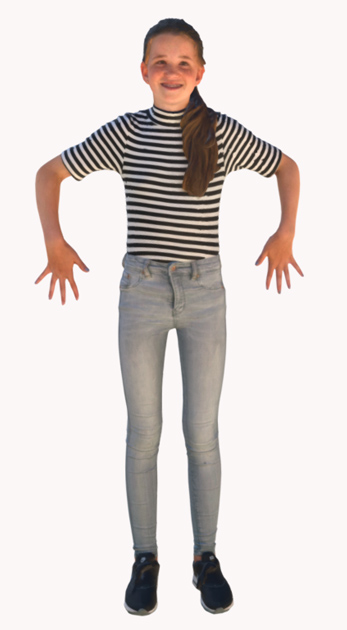
#> input picture input/t-pose.jpg, 347 x 630 px
$ python testPerfectContours.py
#> lines starting #> are read from the running program, lines starting #| are printed output that depends on the picture; after the words box and inside, x2 and y2 are one past the last pixel; in counts of white or black regions, pixels touching at a corner belong together
import numpy as np
import cv2
import os

dirname = os.path.dirname(__file__)
font = cv2.FONT_HERSHEY_COMPLEX

# Simulate receiving countour processed image
image = cv2.imread(os.path.join(dirname, '../input/t-pose.jpg'))
#> image is the input picture: shape (630, 347, 3); mean B, G, R 210.2, 212.9, 220.3
cv2.imshow('Imagen inicial', image)

# get a blank canvas for drawing contour on and convert img to grayscale
canvas = np.zeros(image.shape, np.uint8)
img2gray = cv2.cvtColor(image, cv2.COLOR_BGR2GRAY)
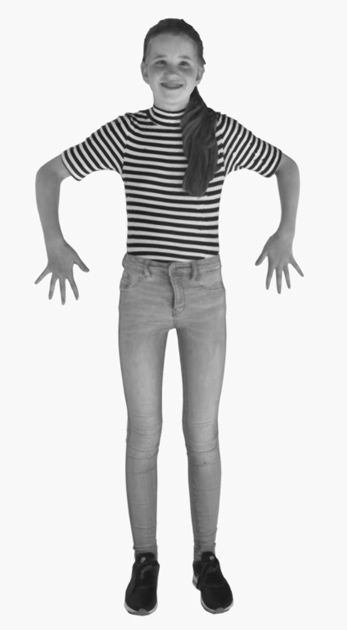
#> img2gray: shape (630, 347); min 23, max 255, mean 214.8

## blurring with kernel 25 ##
kernel = np.ones((5, 5), np.float32)/25
img2gray = cv2.filter2D(img2gray, -1, kernel)
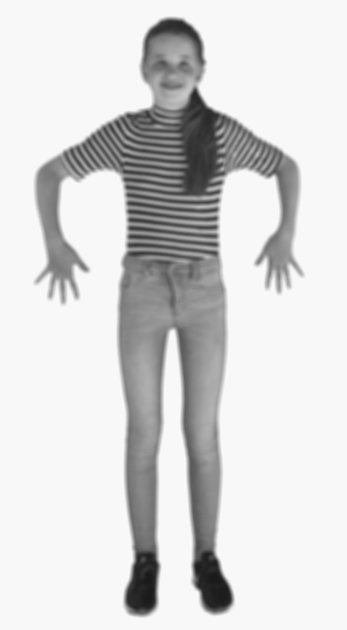
#> img2gray: shape (630, 347); min 26, max 249, mean 214.7
# cv2.imshow('Imagen post kernel', img2gray)

# threshold the image and extract contours
ret, thresh = cv2.threshold(img2gray, 250, 255, cv2.THRESH_BINARY_INV)
#> thresh: shape (630, 347); every value is 255
contours, hierarchy = cv2.findContours(thresh, cv2.RETR_TREE, cv2.CHAIN_APPROX_NONE)
#> contours = 1 contour; box (x1, y1, x2, y2) and area: (0, 0, 347, 630) 217634

# find the main contour (2nd biggest area)
cnt = contours[0]
#> cnt = contour of 1950 points, box (x1, y1, x2, y2) (0, 0, 347, 630), area 217634
print(len(contours))
#| 1

# define main island contour approx. and hull
perimeter = cv2.arcLength(cnt, True)
#> perimeter = 1950
epsilon = 0.01*cv2.arcLength(cnt, True)
#> epsilon = 19.5
approx = cv2.approxPolyDP(cnt, epsilon, True)
#> approx = [[0, 0], [0, 629], [346, 629], [346, 0]]

hull = cv2.convexHull(cnt)
#> hull = [[346, 0], [346, 629], [0, 629], [0, 0]]

# draw all points
cv2.drawContours(canvas, cnt, -1, (0, 255, 0), 2)
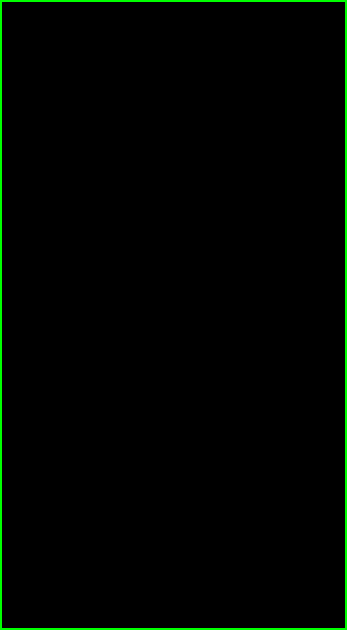
#> canvas: shape (630, 347, 3); mean of channels 0, 1, 2 0, 4.5, 0; drawn as B, G, R
# draw some points by approxpolyDP
cv2.drawContours(canvas, approx, -1, (0, 0, 255), 2)
#> canvas: shape (630, 347, 3); 0.01% of pixels changed, all inside (x1, y1, x2, y2) = (0, 0, 347, 630)

## cv2.drawContours(canvas, hull, -1, (0, 0, 255), 3) # only displays

cv2.imshow("Contour", canvas)

if cv2.waitKey(0) & 0xFF == ord('q'):
#> (key q is pressed here)
    cv2.destroyAllWindows()

$ run again, with input/fashion1.jpg copied over input/t-pose.jpg
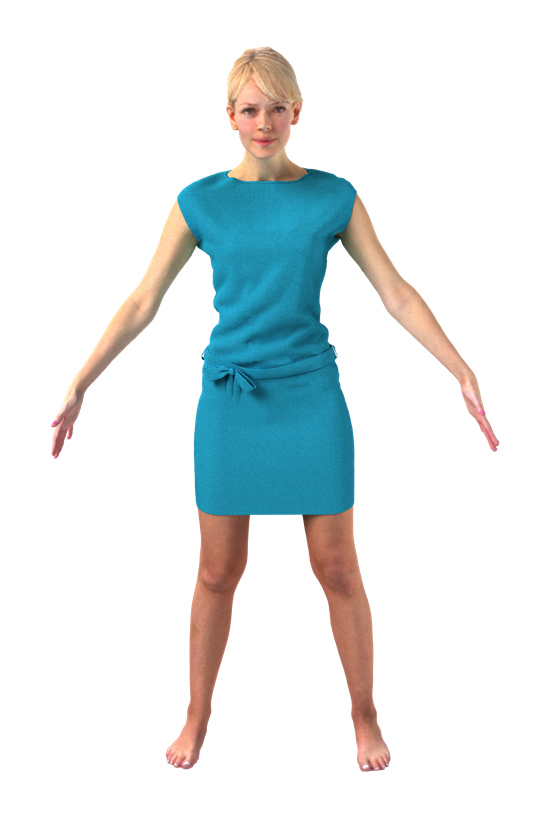
#> input picture input/fashion1.jpg, 551 x 839 px
#> image is the input picture: shape (839, 551, 3); mean B, G, R 233.7, 232.7, 226.3
#> `ret, thresh = cv2.threshold(img2gray, 250, 255, cv2.THRESH_BINARY_INV)`:
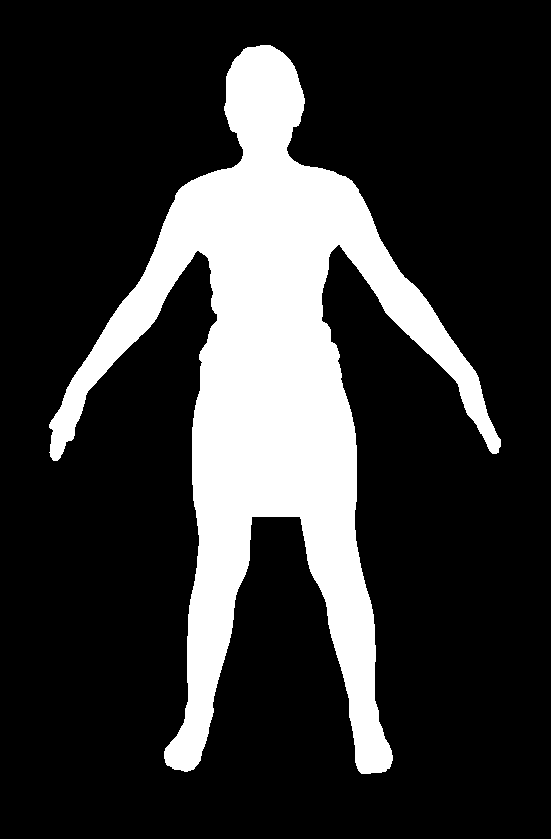
#> thresh: shape (839, 551); 20.6% white; 1 white region
#> contours = 1 contour; box (x1, y1, x2, y2) and area: (49, 45, 501, 774) 93905
#> cnt = contour of 3032 points, box (x1, y1, x2, y2) (49, 45, 501, 774), area 93905
#| 1
#> perimeter = 3466.1
#> epsilon = 34.66
#> approx = contour of 11 points, box (x1, y1, x2, y2) (49, 47, 501, 773), area 86447
#> hull = contour of 33 points, box (x1, y1, x2, y2) (49, 45, 501, 774), area 213672
#> `cv2.drawContours(canvas, cnt, -1, (0, 255, 0), 2)`:
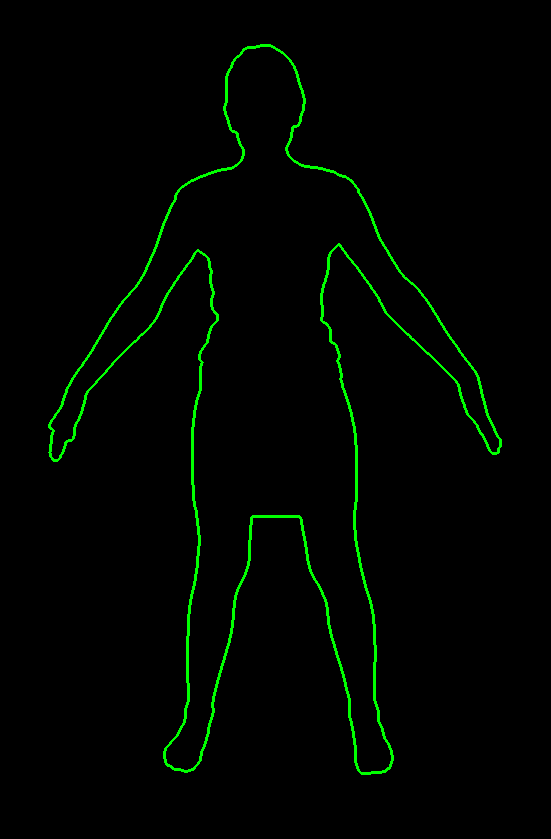
#> canvas: shape (839, 551, 3); mean of channels 0, 1, 2 0, 5, 0; drawn as B, G, R

$ run again, with input/irregular-blobs.jpg copied over input/t-pose.jpg
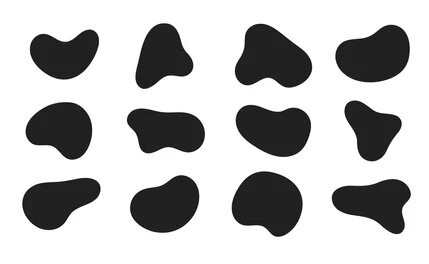
#> input picture input/irregular-blobs.jpg, 429 x 264 px
#> image is the input picture: shape (264, 429, 3); min 0, max 255, mean 188.9
#> `ret, thresh = cv2.threshold(img2gray, 250, 255, cv2.THRESH_BINARY_INV)`:
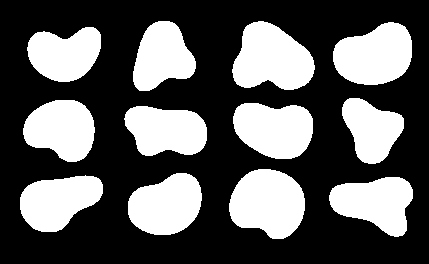
#> thresh: shape (264, 429); 36% white; 12 white regions
#> contours = 12 contours; largest, box (x1, y1, x2, y2) and area: (232, 21, 315, 90) 3966, (229, 169, 305, 239) 3932, (333, 22, 412, 85) 3630, (233, 103, 313, 159) 3438, (128, 173, 202, 235) 3352
#> cnt = contour of 219 points, box (x1, y1, x2, y2) (329, 177, 413, 237), area 3234
#| 12
#> perimeter = 247.6
#> epsilon = 2.48
#> approx = contour of 14 points, box (x1, y1, x2, y2) (329, 177, 413, 237), area 3152
#> hull = contour of 27 points, box (x1, y1, x2, y2) (329, 177, 413, 237), area 3566
#> `cv2.drawContours(canvas, cnt, -1, (0, 255, 0), 2)`:
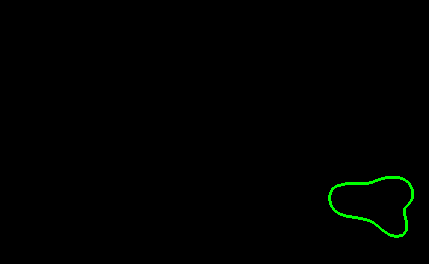
#> canvas: shape (264, 429, 3); mean of channels 0, 1, 2 0, 1.5, 0; drawn as B, G, R
